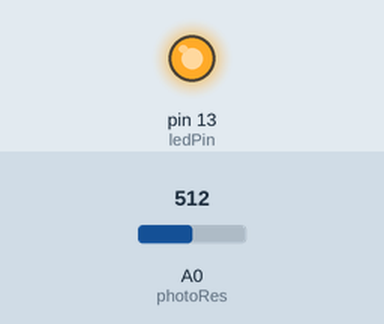
Simulated run of this sketch. Board: Arduino Uno, built with avr-gcc and run on an emulated ATmega328P. Parts: output pins drawn as LEDs (lit = HIGH). The test bench sets the inputs (shaded band); at power-on: A0 (photoRes) = 512. What the sketch prints to the serial monitor is not drawn.

Above: at 0.1 s.
Timing chart, 0 to 1.6 s (numbered marks = the images above):
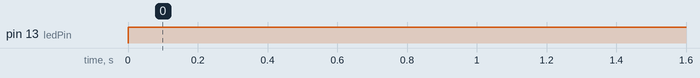

The sketch:

Part5Photoresistor.ino
```cpp
/*
8/31/2016 Lab 1
Code for part 5 of lab. First it provides power to a button which can then power
an LED when it is pressed. When the LED is illuminated it changes the resistance
value for a photoresistor. These changes are measure and shown in the serial
monitor by way of a voltage divider
*/

const int ledPin = 13; //Pin used to power button and thus LED
const int photoRes = A0; //Reads in a voltage from photoresistor

int photoValue = 0; //variable to store values from analog input

void setup(){
 Serial.begin(9600); //initiallizing serial monitor
 pinMode(ledPin, OUTPUT); //setting up the pin that powers the button/LED
}

void loop(){
  digitalWrite(ledPin, HIGH); //providing power to the LED

  photoValue = analogRead(photoRes);/* reading in values that are related to
                                  the resistance of the photoresistor*/
  Serial.println(photoValue); //showing measured values in serial monitor

  delay(500);

}
```

Measured:
- by itself, pin 13 (ledPin): LOW → HIGH at 0.00 s
